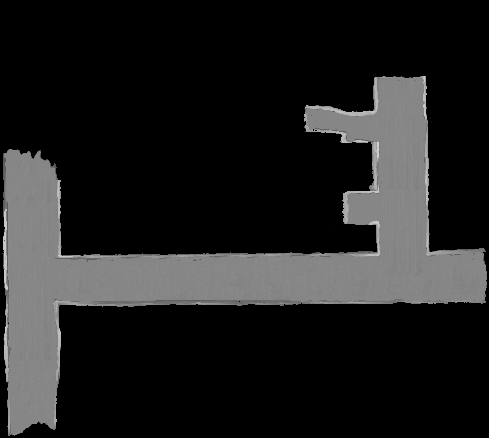
//> input picture Map_Merging/maps/m1_edit.png, 489 x 438 px
$ ./test   (built with g++ and OpenCV 4)
//> lines starting //> are read from the running program, lines starting //| are printed output that depends on the picture; after the words box and inside, x2 and y2 are one past the last pixel; in counts of white or black regions, pixels touching at a corner belong together
### Map_Merging/harrisFilterParams.h
#pragma once

enum class gradientTypes { Sobel, Roberts }; // Different gradient types.

class harrisFilterParams {

public:

	float k = 0.04;               // Specifies the empirical constant for computing Harris response (0.04 <= k <=0.06 )

	int gradSumWindowSize = 3;    // Size of the window for summing grad product. Window size should be an odd number.

	int gaussKernelSize = 3;      // Size of the window for Gaussian filtering, an odd number is preferred.

	float thresHoldNMS = 0.02;    // Fraction for computing the threshold for non-maximum suppression.
								  // Th = thresHoldNMS * max(Harris Response)

	int nmsWindowSize = 3;        // Non-maximum suppression window size. Generally compute local maximum within this window.

	int nmsWindowSeparation = 1;  // Non-maximum suppression window separation. Difference between two NMS window.

	float gaussSigma = 1.0;       // Standard deviation of the Gaussian filter.

};

### Map_Merging/implementHarris.h
#pragma once

#include<opencv2/core.hpp>
#include <opencv2/imgcodecs.hpp>
#include <opencv2/imgproc.hpp>
#include <opencv2/opencv.hpp>
#include <opencv2/highgui.hpp>
#include <chrono>
#include <vector>
#include <cmath>
#include <utility>
#include "harrisFilterParams.h"

using namespace cv;
using namespace std;
using namespace std::chrono;


class implementHarris
{

public:
	vector< pair<int, int> > harrisCornerDetect(Mat img, harrisFilterParams* hp, gradientTypes derType);

private:

	vector< vector <float> > bgrToGrayScale(Mat& img);
	pair< vector< vector <float> >, float > gaussKernel(int kernelSize, float std);
	vector< vector <float> > gaussConvolve(vector< vector <float> >& img, pair< vector< vector <float> >, float>& kernel, int kernelSize);
	vector< vector <float> > gaussFilteredImg(vector<vector <float>>& grayScaleImg, int kernelSize, float std);
	pair<vector< vector <float> >, vector< vector <float> > > computeSobelGradients(vector< vector <float> >& filteredImg);
	pair<vector< vector <float> >, vector< vector <float> > > computeRobertsGradients(vector< vector <float> >& filteredImg);
	pair<vector< vector <float> >, float> computeResponseMat(float k, pair<vector< vector <float> >, vector< vector <float> > >& gradients, int windowSize);
	vector<pair<int, int> > findCornerPoints(pair<vector< vector <float> >, float>& responseMat, float thresHoldNMS, int nmsWindowSize, int nmsWinSep);
	vector<pair<int, int> > mapCornerPointsToImage(vector< pair<int, int> >& cornerPoints, gradientTypes derType);
};

### Map_Merging/implementHarris.cpp
#include "implementHarris.h"

/*
 * Detect corners of an image using the method proposed by Harris and Stephens.
 */
vector< pair<int, int> > implementHarris::harrisCornerDetect(Mat img, harrisFilterParams* hp, gradientTypes derType) {

	Mat image;
	pair<vector< vector <float> >, vector< vector <float> > > gradients;
	vector< vector <float> > grayScaleImg, filteredGrayImg;
	vector< pair<int, int> > cornerPoints, imageCorners;
	pair<vector< vector <float> >, float> responseMat;

	/*
	 * Convert BGR image from openCV to gray scale image.
	 */
	if (img.channels() == 3)
		grayScaleImg = bgrToGrayScale(img);
	else if (img.channels() == 1)
		grayScaleImg = img;


	/*
	 * Apply Gaussian filter to the grayscale image. Gaussian filtering basically reduce the noise
	 * and make the image smoother.
	 */
	filteredGrayImg = gaussFilteredImg(grayScaleImg, hp->gaussKernelSize, hp->gaussSigma);

	/*
	 * Compute Gradients of the Gaussian filtered image.
	 * Two gradient methods have been implemented: Sobel and Roberts cross
	 */
	if (derType == gradientTypes::Sobel)
		gradients = computeSobelGradients(filteredGrayImg);
	else
		gradients = computeRobertsGradients(filteredGrayImg);

	/*
	 * Compute Harris response matrix from the image gradients.
	 * The summation of the products of horizontal and vertical
	 * gradients are computed within the "harrisWindowSize".
	 */
	responseMat = computeResponseMat(hp->k, gradients, hp->gradSumWindowSize);

	/*
	 * Get the coordinates of local maximum Harris responses by
	 * applying non-maximum suppression in a window.
	 */
	cornerPoints = findCornerPoints(responseMat, hp->thresHoldNMS, hp->nmsWindowSize, hp->nmsWindowSeparation);

	// Map those corner points into the actual image coordinates.
	imageCorners = mapCornerPointsToImage(cornerPoints, derType);

	return imageCorners;
}

/*
 * Implement Gaussian filter to the gray scale image.
 */
vector< vector <float> > implementHarris::gaussFilteredImg(vector<vector <float> >& grayScaleImg, int kernelSize, float std) {

	vector< vector <float> > gaussFilteredImage;
	pair< vector< vector <float> >, float > kernelMat;

	// If the kernel size or standard deviation is zero, same image will be returned.
	if (kernelSize <= 0 || std <= 0)
		return grayScaleImg;

	// Compute the kernel matrix based on the kernel size and standard deviation.
	kernelMat = gaussKernel(kernelSize, std);

	// Compute the convolution with gray scale image and the Gaussian kernel.
	gaussFilteredImage = gaussConvolve(grayScaleImg, kernelMat, kernelSize);

	return gaussFilteredImage;
}

/*
 * Compute the 2D Gaussian kernel for a specific std and kernelSize. This kernel will be used
 * for the convolution with the gray scale image.
 */
pair<vector< vector <float> >, float > implementHarris::gaussKernel(int kernelSize, float std) {

	int halfKernel = kernelSize / 2;
	vector < vector <float> > kernelMat;
	float normalizationFactor = 0.0;

	for (int i = -halfKernel; i <= halfKernel; i++) {
		kernelMat.push_back(vector<float>());
		for (int j = -halfKernel; j <= halfKernel; j++) {
			kernelMat[i + halfKernel].push_back((1.0 / (2.0 * CV_PI * std * std)) * exp(-(0.5 * (i * i * 1.0 + j * j * 1.0)) / (std * std)));
			normalizationFactor += kernelMat[i + halfKernel][j + halfKernel];
		}
	}

	return make_pair(kernelMat, normalizationFactor);
}

/*
 * Convolve the image with the Gaussian kernel computed earlier.
 * The output is a Gaussian filtered image.
 */
vector< vector <float> >implementHarris::gaussConvolve(vector< vector <float> >& img, pair< vector< vector <float> >, float>& kernel, int kernelSize) {

	int halfKernel = kernelSize / 2;
	size_t height = img.size();
	size_t width = img[0].size();
	float gaussNormalization = kernel.second, res;

	vector< vector <float> > convolvedImage;
	vector< vector<float> > kernelMat = kernel.first;

	for (size_t imgRow = 0; imgRow < height; imgRow++) {
		convolvedImage.push_back(vector<float>());
		for (size_t imgCol = 0; imgCol < width; imgCol++) {
			res = 0.0;
			// Convolution of an image patch with the Gaussian kernel
			for (int kerRow = -halfKernel; kerRow <= halfKernel; kerRow++)
				for (int kerCol = -halfKernel; kerCol <= halfKernel; kerCol++)
					// Check boundary in the horizontal and vertical directions
					if ((imgRow + kerRow) < 0 || (imgRow + kerRow) >= height || (imgCol + kerCol) < 0 || (imgCol + kerCol) >= width)
						res += 0.0;
					else
						res += kernelMat[kerRow + halfKernel][kerCol + halfKernel] * img[imgRow + kerRow][imgCol + kerCol];

			convolvedImage[imgRow].push_back(res / gaussNormalization);
		}
	}
	return convolvedImage;
}

/*
 * Sobel operators to compute vertical and horizontal gradients of the Gaussian filtered image
 */
pair<vector< vector <float> >, vector< vector <float> > > implementHarris::computeSobelGradients(vector< vector <float> >& filteredImg) {

	float Gx, Gy;
	size_t r = 0, c = 0;

	vector< vector <float> >  gradX;
	vector< vector <float> >  gradY;

	for (auto const& row : filteredImg) {

		if (r >= filteredImg.size() - 2)
			break;

		gradX.push_back(vector<float>());
		gradY.push_back(vector<float>());

		c = 0;
		for (auto const& elem : row) {
			if (c >= row.size() - 2)
				break;

			// Derivative in the horizontal direction of the image
			Gx = filteredImg[r][c + 2] - elem + filteredImg[r + 2][c + 2] - filteredImg[r + 2][c]
				+ 2 * (filteredImg[r + 1][c + 2] - filteredImg[r + 1][c]);

			gradX[r].push_back(Gx);

			// Derivative in the vertical direction of the image
			Gy = elem - filteredImg[r + 2][c] + filteredImg[r][c + 2] - filteredImg[r + 2][c + 2]
				+ 2 * (filteredImg[r][c + 1] - filteredImg[r + 2][c + 1]);

			gradY[r].push_back(Gy);

			c++;
		}

		r++;
	}

	return make_pair(gradX, gradY);
}

/*
 * Roberts cross operators to compute vertical and horizontal gradients of the Gaussian filtered image.
 */
// [31 lines left out: function computeRobertsGradients, not called in this run]

/*
 * Compute Harris response matrix based on the horizontal and vertical gradients.
 */
pair<vector< vector <float> >, float> implementHarris::computeResponseMat(float k, pair<vector< vector <float> >, vector< vector <float> > >& gradients, int windowSize) {

	vector< vector <float> > gradX = gradients.first;
	vector< vector <float> > gradY = gradients.second;
	/// gradX 는 436개 원소를 갖는 벡터로 이루어져 있으며 각각의 원소는 다시 487개의 원소를 갖는 벡터로 구성된다.
	/// gradY 역시 gradX와 동일한 크기를 갖는다.
	/// 이때 입력 영상은 cols:489	rows:438 이다.
	/// 즉 gradX와 gradY는 입력영상에서 2개의 라인을 제외하고 미분값을 취득한 것으로 보인다.
	/// 미분값은 픽셀 2개를 통해 하나의 값이 도출되므로..

	vector< vector <float> > responseMat;

	float maxResponse = FLT_MIN;

	float sumXX, sumYY, sumXY, det, trace;
	int halfWindow = windowSize / 2;

	for (size_t row = 0; row < gradX.size(); row++) {
		/// 0부터 src_image의 (rows-2)만큼,
		/// 0부터 grad 벡터의 rows만큼 반복한다.
		responseMat.push_back(vector<float>());
		/// responseMat에 일단 벡터를 하나 넣고

		for (size_t col = 0; col < gradX[0].size(); col++) {
			/// 0부터 grad 벡터의 cols만큼 반복한다.

			sumXX = 0.0; sumYY = 0.0; sumXY = 0.0;

			/// 이 부분이 윈도우(kernel)의 반복문(탐색)을 진행하는 부분으로 보인다.
			for (int winRow = -halfWindow; winRow <= halfWindow; winRow++)
				for (int winCol = -halfWindow; winCol <= halfWindow; winCol++)

					// Checking the boundary conditions of the gradient matrix in horizontal and vertical directions.
					if ((row + winRow) < 0 || (row + winRow) >= gradX.size() || (col + winCol) < 0 || (col + winCol) >= gradX[0].size()) {

						sumXX += 0.0;
						sumYY += 0.0;
						sumXY += 0.0;

					}
					else {

						sumXX += gradX[row + winRow][col + winCol] * gradX[row + winRow][col + winCol];
						sumYY += gradY[row + winRow][col + winCol] * gradY[row + winRow][col + winCol];
						sumXY += gradX[row + winRow][col + winCol] * gradY[row + winRow][col + winCol];

					}

			// Compute the determinant of the Hessian matrix.
			/// sumXX는 윈도우를 탐색하여 윈도우 내 모든 위치에 대한 미분값의 제곱의 합 나타낸다.
			/// 아래에서 구해지는 det, trace는 R=det(M)-k*tr(M)^2 이라는 테일러 근사화를 통해
			/// 도출되는 식이다.
			det = sumXX * sumYY - sumXY * sumXY;

			// Compute the trace of the Hessian matrix.
			/// trace는 행렬의 대각합을 의미한다.
			trace = sumXX + sumYY;

			/// 위에서 만든 responseMat벡터에 순차적으로 원소를 넣는다.
			/// 즉 하나의 벡터에 여러 원소를 넣고 이 과정을 반복함으로써
			/// 2차원의 벡터를 생성한다.
			responseMat[row].push_back((det - k * trace * trace));

			if (maxResponse < responseMat[row][col])
				maxResponse = responseMat[row][col];
		}
	}

	/// 결국 x, y의 gradient를 계산하고 param인 window_size를 통해
	/// 코너로 추정되는 정도를 maxResponse로 나타낸다.

	cout << "maxResponse: " << maxResponse << endl;
	return make_pair(responseMat, maxResponse);

}

/*
 * Get all corner coordinates from the Harris response matrix based on the local maxima
 * and the threshold response value.
 */
vector<pair<int, int> > implementHarris::findCornerPoints(pair<vector< vector <float> >, float>& responseMat, float thresHoldNMS, int nmsWindowSize, int nmsWinSep) {

	// The NMS threshold value based on the threshold fraction set by the user.
	float thresholdVal = responseMat.second * thresHoldNMS;
	float localMaxResponse;
	int startRow, startCol;
	bool flagOverlapRow = false, flagOverlapCol = false;

	vector<vector <float> > responseVals = responseMat.first;
	pair<int, int> responseCoordinates;
	vector<pair<int, int> > cornerCoordinates;

	for (size_t row = 0; row < responseVals.size(); row += nmsWinSep) {

		// If already the window is overlapped in the previous iteration
		if (flagOverlapRow)
			break;

		// Check the vertical boundary after applying NMS window separation
		if ((row + nmsWindowSize) >= responseVals.size()) {

			startRow = responseVals.size() - nmsWindowSize;
			flagOverlapRow = true;

		}
		else
			startRow = row;

		flagOverlapCol = false;

		for (size_t col = 0; col < responseVals[0].size(); col += nmsWinSep) {

			// If already the window is overlapped in the previous iteration
			if (flagOverlapCol)
				break;

			// Check horizontal boundary after applying NMS window separation
			if ((col + nmsWindowSize) >= responseVals[0].size()) {

				startCol = responseVals[0].size() - nmsWindowSize;
				flagOverlapCol = true;
			}
			else
				startCol = col;

			localMaxResponse = FLT_MIN;

			// Get the local maxima of responses and corresponding coordinates within the NMS window
			for (int r = 0; r < nmsWindowSize; r++)
				for (int c = 0; c < nmsWindowSize; c++)
					if (localMaxResponse < responseVals[startRow + r][startCol + c]) {

						localMaxResponse = responseVals[startRow + r][startCol + c];
						responseCoordinates = make_pair(startRow + r, startCol + c);

					}

			// Consider the local maxima if it is greater or equal to the threshold response value
			if (localMaxResponse >= thresholdVal)
				cornerCoordinates.push_back(responseCoordinates);
		}
	}

	return cornerCoordinates;
}

/*
 * Map the coordinates of the local maximum of Harris response matrix to the provided color image.
 */
vector<pair<int, int> > implementHarris::mapCornerPointsToImage(vector< pair<int, int> >& cornerPoints, gradientTypes derType) {

	vector<pair<int, int> > imageCoord;

	for (auto coordinates : cornerPoints)

		// Consider the shifting of the coordinates for different gradient types
		if (derType == gradientTypes::Sobel)
			imageCoord.push_back(make_pair(coordinates.first + 2, coordinates.second + 2));
		else
			imageCoord.push_back(make_pair(coordinates.first + 1, coordinates.second + 1));

	return imageCoord;
}

/*
* Convert the BGR color image to Gray Scale Image.
* [R,G,B] = [0.0722, 0.7152, 0.2126] coefficients are used
* during conversion. Pixel values are in the range of [0..1].
*/
vector<vector <float> > implementHarris::bgrToGrayScale(Mat& img) {

	vector<vector <float> > grayScaleImg;

	for (int imgRow = 0; imgRow < img.rows; imgRow++) {
		grayScaleImg.push_back(vector<float>());
		for (int imgCol = 0; imgCol < img.cols; imgCol++)
			grayScaleImg[imgRow].push_back(0.0722 * img.at<cv::Vec3b>(imgRow, imgCol)[0] + 0.7152 * img.at<cv::Vec3b>(imgRow, imgCol)[1] +
				0.2126 * img.at<cv::Vec3b>(imgRow, imgCol)[2]);
	}
	return grayScaleImg;
}

### Map_Merging/test.cpp
#include "implementHarris.h"

int main(int argc, char** argv) {

	Mat image;
	vector< pair<int, int> > cornerCoordinates;
	gradientTypes derType = gradientTypes::Sobel;

	harrisFilterParams hp;
	implementHarris imHr;

	image = imread("maps/m1_edit.png", 1);
//> image is the input picture: 438 rows x 489 cols, CV_8UC3; min 0, max 205, mean 31.2
	cout << "image cols: " << image.cols << endl;
//| image cols: 489
	cout << "image rows: " << image.rows << endl;
//| image rows: 438
	auto start = high_resolution_clock::now();

	// Few edge cases for different parameters of the algorithm where the input parameters are out of range.
	if (hp.gaussSigma <= 0.0) {
		cout << "Error: Standard deviation of the Gaussian filter must be greater than zero." << endl;
		return 0;
	}
	if (hp.thresHoldNMS >= 1.0 || hp.thresHoldNMS <= 0.0) {
		cout << "Error: Non-maximum suppression threshold fraction must be between 0 and 1." << endl;
		return 0;
	}
	if (hp.gradSumWindowSize % 2 == 0 || hp.gradSumWindowSize <= 1 || hp.gradSumWindowSize >= ((image.rows <= image.cols) ? image.rows : image.cols)) {
		cout << "Error: Grad sum window size must be an odd and positive number and must be smaller than the smaller dimension of the input image." << endl;
		return 0;
	}
	if (hp.nmsWindowSize <= 0 || hp.nmsWindowSize >= ((image.rows <= image.cols) ? image.rows : image.cols)) {
		cout << "Error: Non-maximum suppression window size must be greater than zero and must be smaller than the smaller dimension of the input image." << endl;
		return 0;
	}
	if (hp.nmsWindowSeparation < 1 || hp.nmsWindowSeparation > hp.nmsWindowSize) {
		cout << "Error: Non-maximum suppression window separation must be greater than zero and less than or equal to non-maximum suppression window size." << endl;
		return 0;
	}

	/*
	 * Call the primary function of the implementHarris class.
	 * This function returns the detected corner coordinates
	 * of the given color or grayscale image.
	 */
	cornerCoordinates = imHr.harrisCornerDetect(image, &hp, derType);
//> after the loop in bgrToGrayScale, `for (int imgRow = 0; imgRow < img.rows; imgRow++)`: grayScaleImg = 438 items
//> in gaussConvolve, `size_t height = img.size();`: height = 438
//> in gaussConvolve, `size_t width = img[0].size();`: width = 489
//> in gaussConvolve, `float gaussNormalization = kernel.second, res;`: gaussNormalization = 0.779
//> in gaussConvolve, `vector< vector<float> > kernelMat = kernel.first;`: kernelMat = 3 items
//> after the loop in gaussConvolve, `for (size_t imgRow = 0; imgRow < height; imgRow++)`: convolvedImage = 438 items; res = 0
//> in gaussFilteredImg, `gaussFilteredImage = gaussConvolve(grayScaleImg, kernelMat, kernelSize);`: gaussFilteredImage = 438 items
//> after the loop in computeSobelGradients, `for (auto const& row : filteredImg)`: gradX = 436 items; c = 487; Gx = 0; r = 436
//> in computeResponseMat, `vector< vector <float> > gradX = gradients.first;`: gradX = 436 items
//| maxResponse: 4.98127e+11
//> the loop in mapCornerPointsToImage, `for (auto coordinates : cornerPoints)` made 1635 passes
//> coordinates on passes 1 to 3: (74, 423), (74, 423), (74, 423)

	/*
	 * Set points in the corresponding corner pixels of the output image.
	 */
	for (auto const& points : cornerCoordinates)
		circle(image, Point(points.second, points.first), 3, Scalar(0, 255, 0), 1);
//> this loop made 1635 passes
//> points on passes 1 to 3: (76, 425), (76, 425), (76, 425)
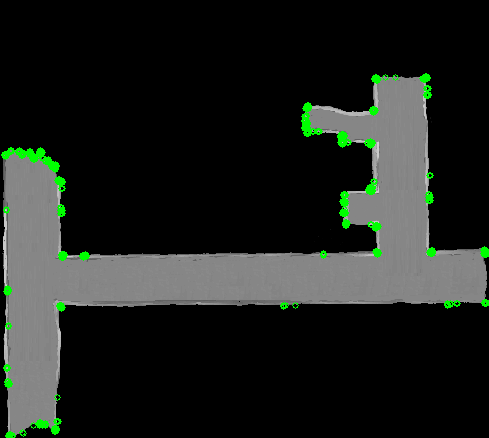
//> image: 438 rows x 489 cols, CV_8UC3; 1.56% of pixels changed, all inside (x1, y1, x2, y2) = (1, 73, 489, 438)

	imwrite("out.jpg", image);

	auto stop = high_resolution_clock::now();

	auto elapsedTime = duration<double, std::milli>(stop - start).count();

	std::cout << "Total Execution time: " << elapsedTime << " milliseconds" << endl;

	return 0;
}

$ run again, with Map_Merging/maps/m2_edit.png copied over Map_Merging/maps/m1_edit.png
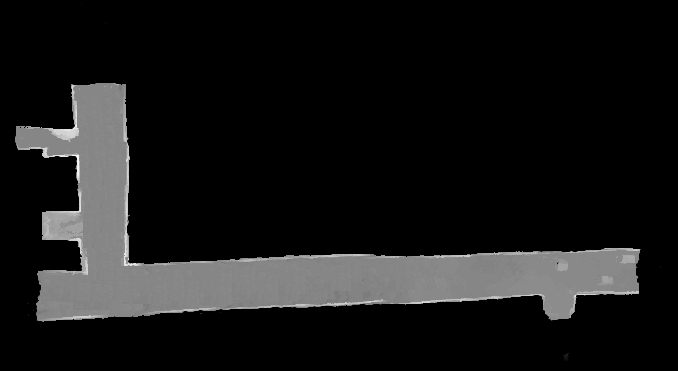
//> input picture Map_Merging/maps/m2_edit.png, 678 x 371 px
//> image is the input picture: 371 rows x 678 cols, CV_8UC3; min 0, max 247, mean 23.3
//| image cols: 678
//| image rows: 371
//> after the loop in bgrToGrayScale, `for (int imgRow = 0; imgRow < img.rows; imgRow++)`: grayScaleImg = 371 items
//> height = 371
//> width = 678
//> gaussNormalization = 0.779
//> kernelMat = 3 items
//> after the loop in gaussConvolve, `for (size_t imgRow = 0; imgRow < height; imgRow++)`: convolvedImage = 371 items; res = 0
//> gaussFilteredImage = 371 items
//> after the loop in computeSobelGradients, `for (auto const& row : filteredImg)`: gradX = 369 items; c = 676; Gx = 0; r = 369
//> in computeResponseMat, `vector< vector <float> > gradX = gradients.first;`: gradX = 369 items
//> the loop in computeResponseMat, `for (size_t row = 0; row < gradX.size(); row++)` made 369 passes
//> maxResponse on passes 1 to 3: 15483.5, 48087.6, 90806.9
//| maxResponse: 6.51178e+11
//> the loop in mapCornerPointsToImage, `for (auto coordinates : cornerPoints)` made 1082 passes
//> coordinates on passes 1 to 3: (82, 70), (82, 71), (82, 71)
//> the loop `for (auto const& points : cornerCoordinates)` made 1082 passes
//> points on passes 1 to 3: (84, 72), (84, 73), (84, 73)
//> after the loop `for (auto const& points : cornerCoordinates)`:
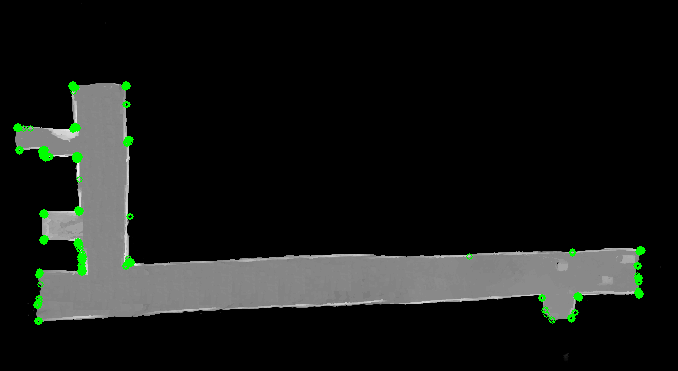
//> image: 371 rows x 678 cols, CV_8UC3; 0.87% of pixels changed, all inside (x1, y1, x2, y2) = (13, 81, 646, 325)

$ run again, with Map_Merging/maps/m3_edit.png copied over Map_Merging/maps/m1_edit.png
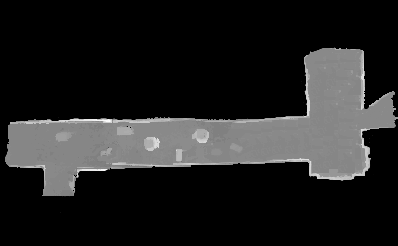
//> input picture Map_Merging/maps/m3_edit.png, 398 x 246 px
//> image is the input picture: 246 rows x 398 cols, CV_8UC3; min 0, max 254, mean 34.3
//| image cols: 398
//| image rows: 246
//> after the loop in bgrToGrayScale, `for (int imgRow = 0; imgRow < img.rows; imgRow++)`: grayScaleImg = 246 items
//> height = 246
//> width = 398
//> gaussNormalization = 0.779
//> kernelMat = 3 items
//> after the loop in gaussConvolve, `for (size_t imgRow = 0; imgRow < height; imgRow++)`: convolvedImage = 246 items; res = 0
//> gaussFilteredImage = 246 items
//> the loop in computeSobelGradients, `for (auto const& row : filteredImg)` made 245 passes
//> (Gx, Gy) on passes 1 to 8: (0, 0), (0, 0), (0, 0), (0, 0), (0, 0), (0, 0), (0, 0), (0, 0)
//> after the loop in computeSobelGradients, `for (auto const& row : filteredImg)`: gradX = 244 items; c = 396; Gx = 0; r = 244
//> in computeResponseMat, `vector< vector <float> > gradX = gradients.first;`: gradX = 244 items
//| maxResponse: 5.38154e+11
//> the loop in mapCornerPointsToImage, `for (auto coordinates : cornerPoints)` made 1116 passes
//> coordinates on passes 1 to 3: (46, 336), (46, 336), (46, 336)
//> the loop `for (auto const& points : cornerCoordinates)` made 1116 passes
//> points on passes 1 to 3: (48, 338), (48, 338), (48, 338)
//> after the loop `for (auto const& points : cornerCoordinates)`:
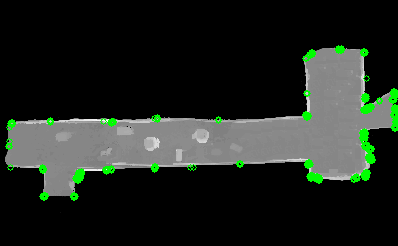
//> image: 246 rows x 398 cols, CV_8UC3; 2.33% of pixels changed, all inside (x1, y1, x2, y2) = (5, 45, 398, 201)
